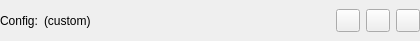
<?xml version="1.0" encoding="UTF-8"?>
<ui version="4.0">
 <class>Form</class>
 <widget class="QWidget" name="Form">
  <property name="geometry">
   <rect>
    <x>0</x>
    <y>0</y>
    <width>420</width>
    <height>41</height>
   </rect>
  </property>
  <property name="sizePolicy">
   <sizepolicy hsizetype="Preferred" vsizetype="Fixed">
    <horstretch>0</horstretch>
    <verstretch>0</verstretch>
   </sizepolicy>
  </property>
  <property name="windowTitle">
   <string>Form</string>
  </property>
  <layout class="QHBoxLayout" name="horizontalLayout" stretch="0,1,0,0,0">
   <property name="leftMargin">
    <number>0</number>
   </property>
   <property name="topMargin">
    <number>0</number>
   </property>
   <property name="rightMargin">
    <number>0</number>
   </property>
   <property name="bottomMargin">
    <number>0</number>
   </property>
   <item>
    <widget class="QLabel" name="lblFieldName">
     <property name="text">
      <string>Config:</string>
     </property>
    </widget>
   </item>
   <item>
    <widget class="QLabel" name="lblLoadedConfigName">
     <property name="text">
      <string>(custom)</string>
     </property>
    </widget>
   </item>
   <item>
    <widget class="QToolButton" name="btnLoadFile">
     <property name="toolTip">
      <string>Load configuration file…</string>
     </property>
     <property name="text">
      <string/>
     </property>
     <property name="icon">
      <iconset>
       <normaloff>:/open.svg</normaloff>:/open.svg</iconset>
     </property>
    </widget>
   </item>
   <item>
    <widget class="QToolButton" name="btnSaveFile">
     <property name="toolTip">
      <string>Save current configuration</string>
     </property>
     <property name="text">
      <string/>
     </property>
     <property name="icon">
      <iconset>
       <normaloff>:/save.svg</normaloff>:/save.svg</iconset>
     </property>
    </widget>
   </item>
   <item>
    <widget class="QToolButton" name="btnSaveFileAs">
     <property name="toolTip">
      <string>Save current configuration as…</string>
     </property>
     <property name="text">
      <string/>
     </property>
     <property name="icon">
      <iconset>
       <normaloff>:/save_as.svg</normaloff>:/save_as.svg</iconset>
     </property>
    </widget>
   </item>
  </layout>
 </widget>
 <resources/>
 <connections/>
</ui>
